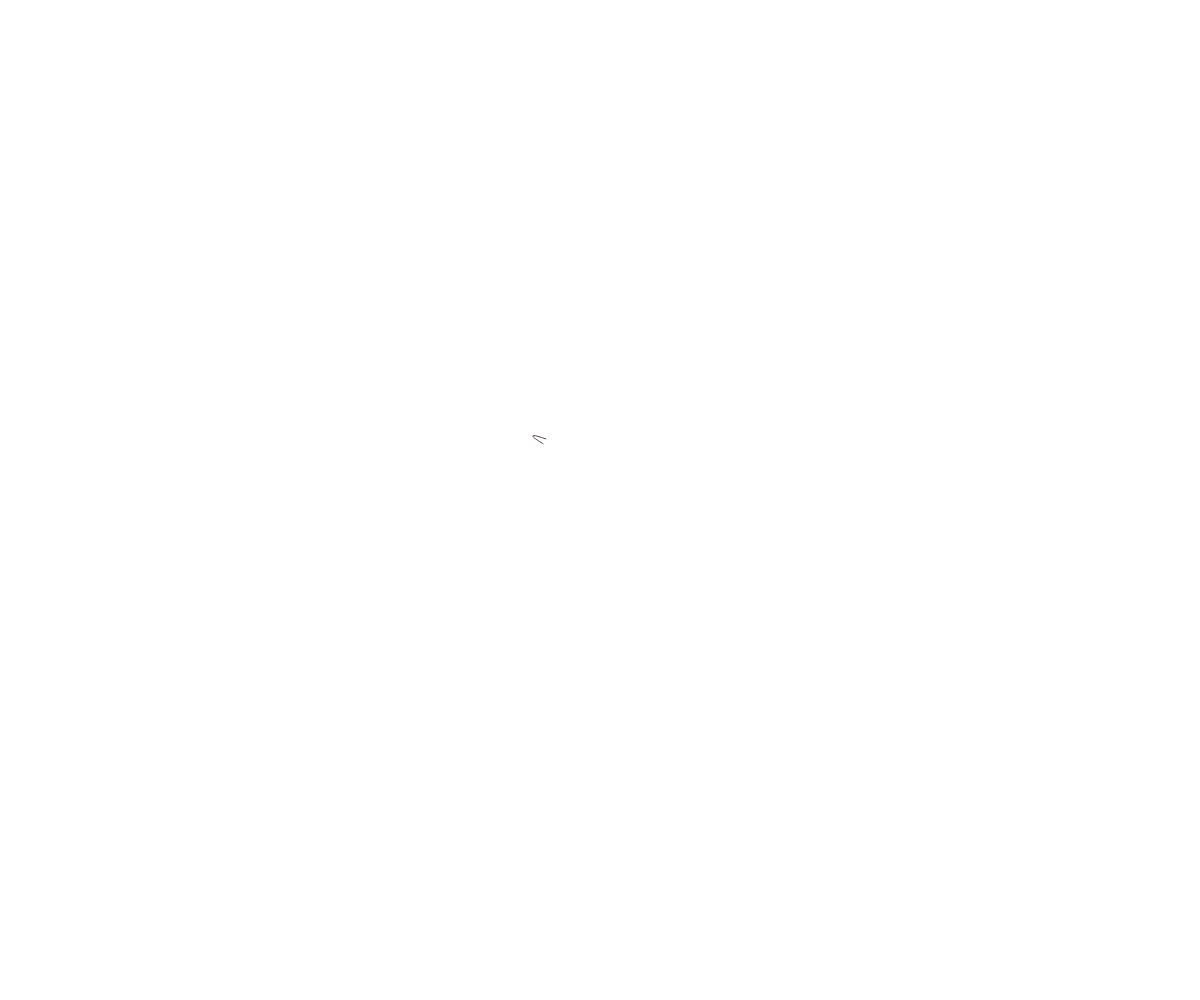
Frame 1 (no input)
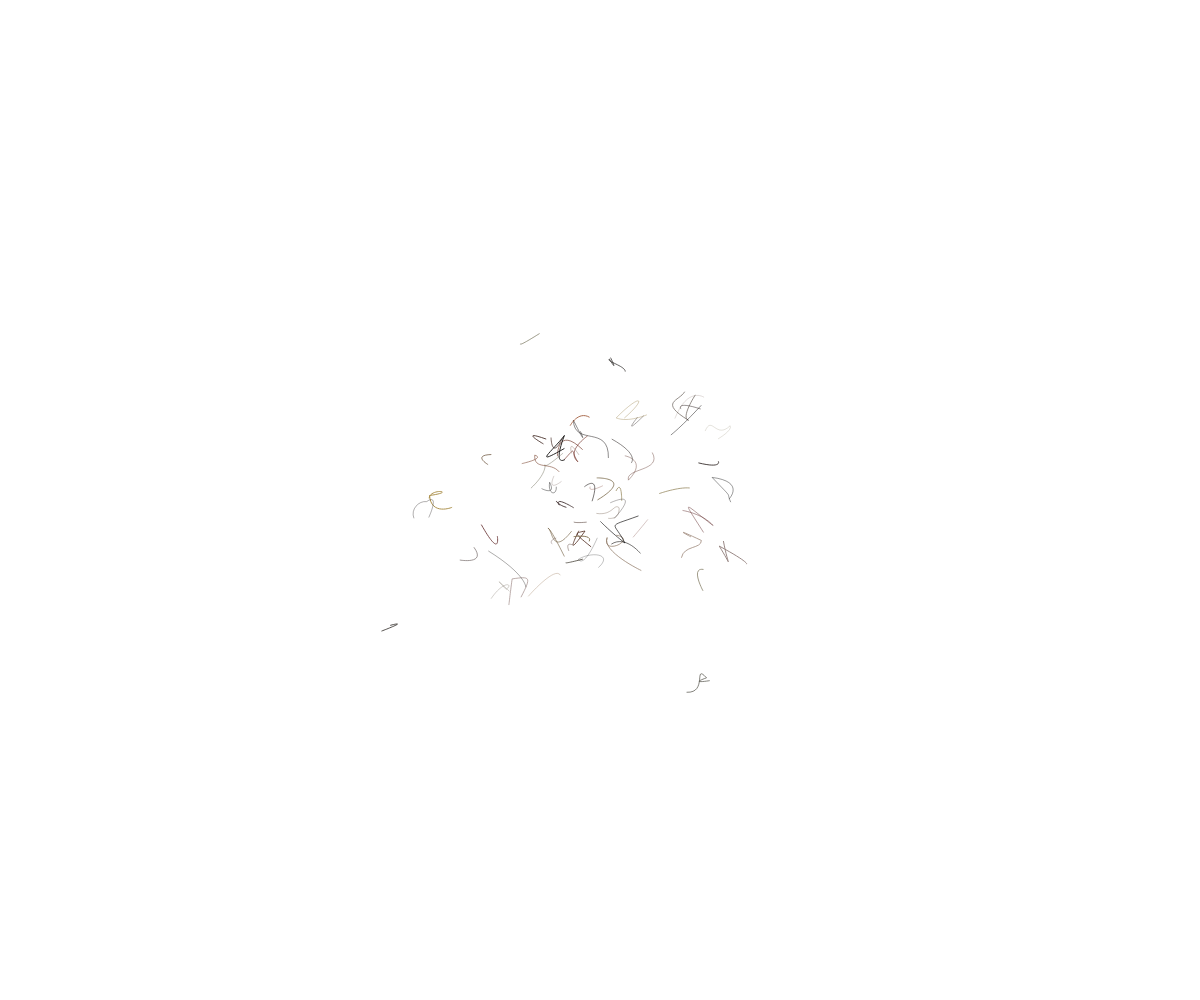
Frame 60 (no input)
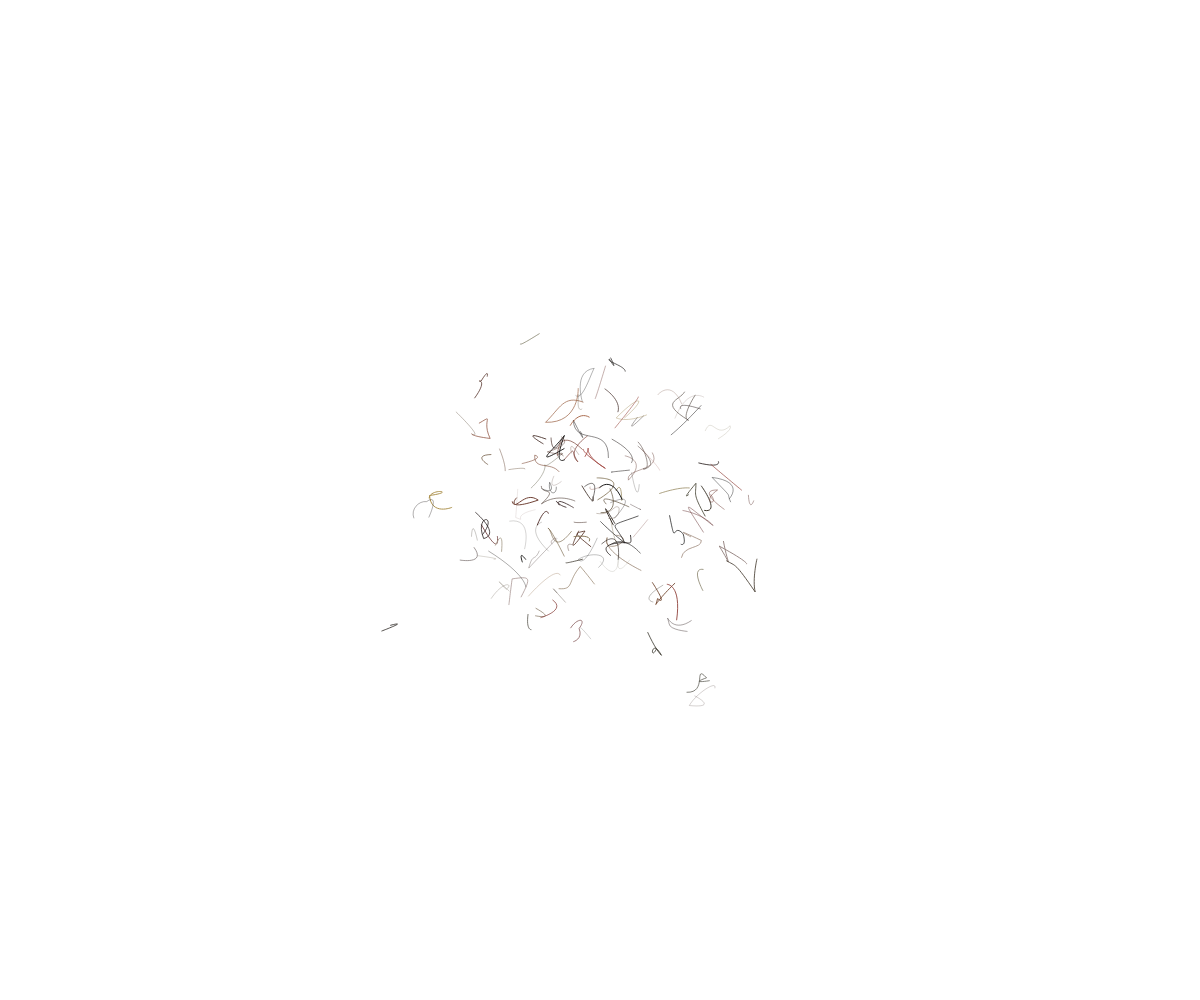
Frame 120 (the mouse pressed at the canvas centre since frame 60)

The p5.js sketch that drew these frames (run headless with seeded random() and noise() and a simulated clock; from frame 60 on, the mouse is pressed at the canvas centre):

// p5.js sketch
// ── sketch.js
let arr = [];

function setup() {
  createCanvas(window.innerWidth, window.innerHeight);
  colorMode(HSB);
  frameRate(80);
  //createTileFloor();
}

function draw() {
  if (frameCount >= 10) {
    frameRate(30);
    loop(0.00001);
  }

  //image(hextile, -hextile.width/2, -hextile.height/2)

  if (random() > 0.999) {
    background(255);
    //  createTileFloor();

    frameRate(floor(random(5, 30)));
  }

  stroke(random(0, 55), random(10, 60), random(0, 70));
  strokeWeight(random(0.2, 1));
  noFill();
  for (let i = 0; i < 1; i++) {
    drawLine(
      createPube(
        createVector(
          (randomGaussian() * width) / 15 + width / 2,
          (randomGaussian() * height) / 15 + height / 2
        ),
        40,
        40,
        random(4, 7)
      )
    );
  }
  //}

  //function createTileFloor() {
  //fill(100);
  //stroke(90);
  //for (let i = 0; i < width; i += 50) {
  //for (let j = 0; j < height; j += 50) {
  //rect(i, j, 50, 50);
  // }
  //}
}

function createPube(pos, w, h, len = 10) {
  let arr = [];
  for (let i = 0; i < len; i++) {
    arr.push(
      createVector(
        random(pos.x - w / 2, pos.x + w / 2),
        random(pos.y - h / 2, pos.y + h / 2)
      )
    );
  }

  return arr;
}

function drawLine(arr) {
  beginShape();
  vertex(arr[0]);

  for (let i = 1; i < arr.length - 2; i += 3) {
    bezierVertex(
      arr[i].x,
      arr[i].y,
      arr[i + 1].x,
      arr[i + 1].y,
      arr[i + 2].x,
      arr[i + 2].y
    );
  }

  endShape();
}
